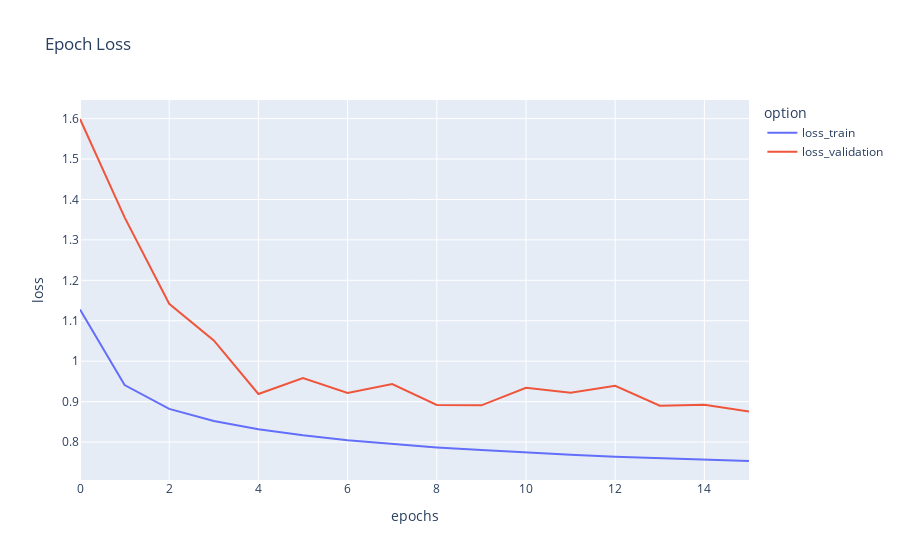

Notebook cell for this chart:
### Code cell
metrics_df = plot_graph("loss")
metrics_df.plot(title="Epoch Loss", labels=dict(index="epochs", value="loss", variable="option"))

### Figure 1 — Plotly figure (JSON) as saved in the notebook; plotly's stock layout.template omitted (floating-point values rounded to 4 significant figures)
{"data": [{"hovertemplate": "option=loss_train<br>epochs=%{x}<br>loss=%{y}<extra></extra>", "legendgroup": "loss_train", "line": {"color": "#636efa", "dash": "solid"}, "mode": "lines", "name": "loss_train", "orientation": "v", "showlegend": true, "type": "scatter", "x": [0, 1, 2, 3, 4, 5, 6, 7, 8, 9, 10, 11, 12, 13, 14, 15], "xaxis": "x", "y": [1.128, 0.9409, 0.8821, 0.8522, 0.8319, 0.8167, 0.8042, 0.7948, 0.7866, 0.7801, 0.774, 0.7686, 0.7639, 0.7598, 0.7559, 0.7532], "yaxis": "y"}, {"hovertemplate": "option=loss_validation<br>epochs=%{x}<br>loss=%{y}<extra></extra>", "legendgroup": "loss_validation", "line": {"color": "#EF553B", "dash": "solid"}, "mode": "lines", "name": "loss_validation", "orientation": "v", "showlegend": true, "type": "scatter", "x": [0, 1, 2, 3, 4, 5, 6, 7, 8, 9, 10, 11, 12, 13, 14, 15], "xaxis": "x", "y": [1.599, 1.356, 1.142, 1.051, 0.9189, 0.9583, 0.9215, 0.9434, 0.8919, 0.8909, 0.9343, 0.9219, 0.939, 0.8898, 0.8924, 0.8752], "yaxis": "y"}], "layout": {"legend": {"title": {"text": "option"}, "tracegroupgap": 0}, "title": {"text": "Epoch Loss"}, "xaxis": {"anchor": "y", "domain": [0, 1], "title": {"text": "epochs"}}, "yaxis": {"anchor": "x", "domain": [0, 1], "title": {"text": "loss"}}}}
